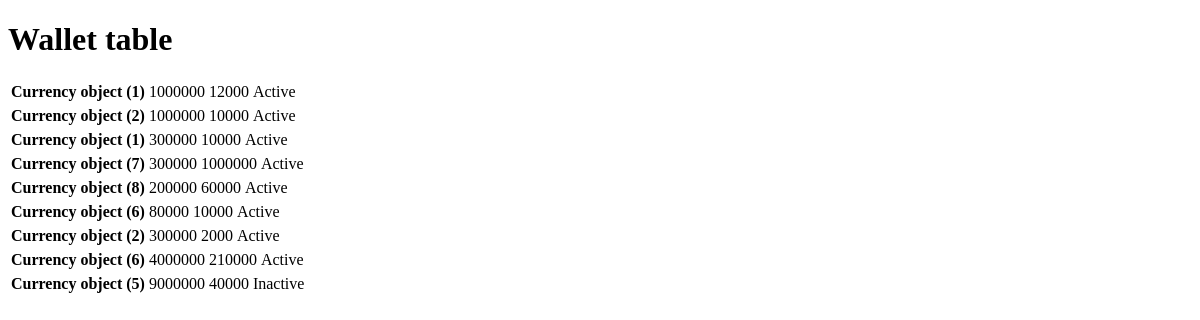
The page /wallets/ on the database as committed earlier.
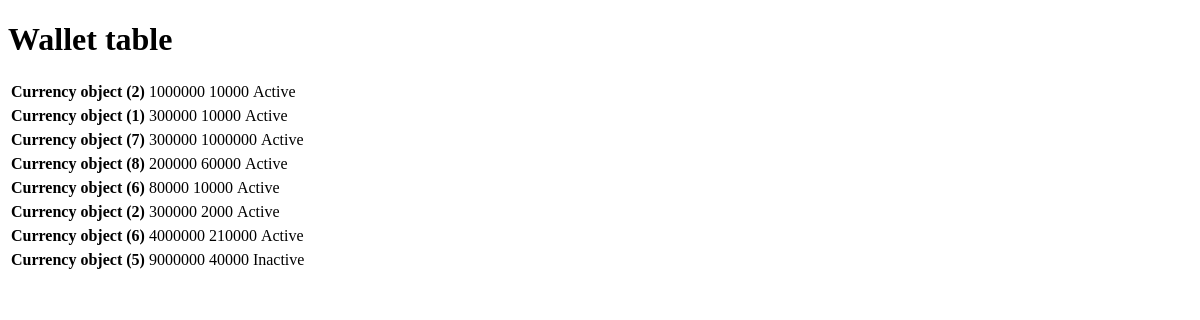
The same page on the database as committed later.
### wallet/models.py (models this page shows)
class Wallet(models.Model):
    currency =models.ForeignKey(Currency, on_delete=models.CASCADE, related_name ='Wallet_currency')
    customer=models.ForeignKey(User, on_delete=models.CASCADE, related_name ='Wallet_customer')
    balance=models.IntegerField()
    amount=models.IntegerField()
    date=models.DateTimeField(default=timezone.now)
    status=models.CharField(max_length=20,null=True)
    pin=models.TextField(max_length=6,null=True)

class Currency(models.Model):
    amount=models.IntegerField()
    country_of_origin=models.CharField(max_length=24,null=True)

### wallet/views.py (the view)
# urls.py: path("wallets/", listWallet, name = "wallet_list"),
def listWallet (request):
    wallets = Wallet.objects.all()
    return render(request, 'wallet/listWallet.html', {'wallets': wallets})

### wallet/templates/wallet/listWallet.html (shortened to what this page needs)
<!DOCTYPE html>
<html lang="en">
<head>
</head>
<body>
    <h1>Wallet table</h1>
    {% for wallet in wallets %}
    <table>
        <th>{{wallet.currency}}</th>
        <td>{{wallet.balance}}</td>
        <td>{{wallet.amount}}</td>
        <td>{{wallet.status}}</td>
        <td>{{wallet.sex}}</td>
        {% endfor %}
    </table>
</body>
</html>

Rows that differ between the two databases and show on the page:
removed Wallet: currency "Currency object (1)", balance "1000000", amount "12000", status "Active"
